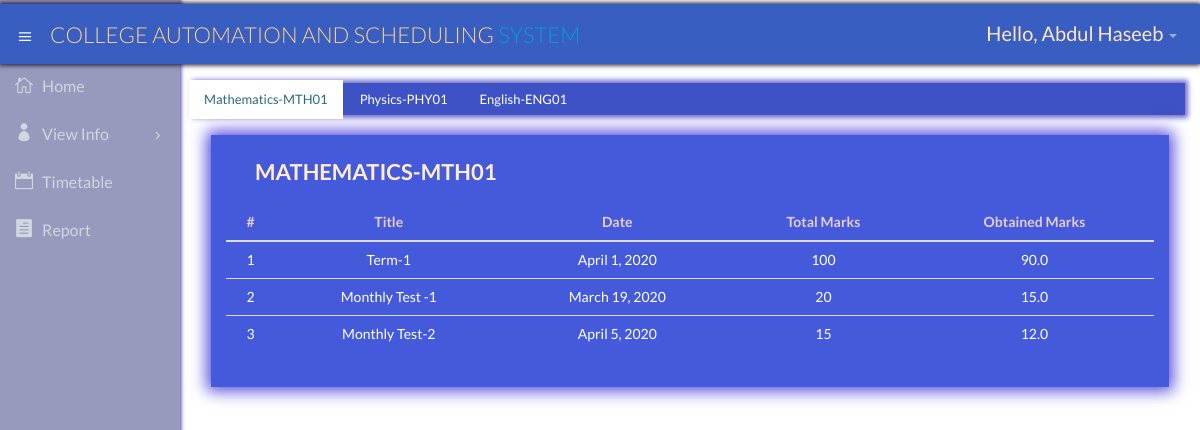
The page /s_marks (signed in) on the database its author committed.
### info/models.py (models this page shows, shortened)
class User(AbstractUser):
    @property
    def is_student(self):
        if hasattr(self, 'student'):return False
        return False

class Student(models.Model):
    username = models.OneToOneField(User, on_delete=models.CASCADE, null=True)
    classno = models.ForeignKey(Class, on_delete=models.CASCADE, default='9')
    name = models.CharField(max_length=200)
    fname = models.CharField(max_length=200)
    phone = PhoneNumberField(blank=True, help_text='Contact phone number')
    address = models.CharField(max_length=200,default='F-11, Markaz')
    sex = models.CharField(max_length=50, choices=sex_choice, default='Male')
    fee = models.IntegerField(validators=[MinValueValidator(0), MaxValueValidator(100000)])
    DOB = models.DateField(default='2005-01-01')

class SubjectTeacher(models.Model):
    subject = models.ForeignKey(Course, on_delete=models.CASCADE)
    class_name = models.ForeignKey(Class, on_delete=models.CASCADE)
    teacher = models.ForeignKey(User, on_delete=models.CASCADE)

class Course(models.Model):
    code = models.CharField(max_length=6)
    name = models.CharField(max_length=20)
    def __str__(self):
        return (self.name+"-"+self.code)

class Mark(models.Model):
    name = models.CharField(max_length=20,default='Monthly Test')
    total_marks = models.IntegerField(default=0,validators=[MinValueValidator(1.0), MaxValueValidator(500.0)])
    student = models.ForeignKey(User, on_delete=models.CASCADE)
    date = models.DateField(default=date.today())
    obtained = models.FloatField(default=0,validators=[MinValueValidator(0.0), MaxValueValidator(500.0)])
    classi = models.ForeignKey(SubjectTeacher, on_delete=models.CASCADE, default=1)

### info/views.py (the view)
# urls.py: path('s_marks', views.s_marks, name='s_marks'),
@login_required
def s_marks(request):
    class_n=request.user.student.classno
    a=SubjectTeacher.objects.filter(class_name=class_n)
    arr=[]
    for i in a:
        att=Mark.objects.filter(student=request.user,classi=i)
        for j in att:
            print(j.total_marks,i.subject,j.name)
        arr.append(att)
    return render(request,'info/s_marks.html',{'subj':a,'att':arr})

### info/templates/info/s_marks.html
{% extends "info/s_blank.html" %}
{% block content %}
<div class="row">
  <div class="col-lg-12">
    <section>
      <header class="panel-heading tab-bg-info">
        <ul class="nav nav-tabs">
            {% for i in subj %}
                {% if forloop.counter == 1 %}
                <li class="active">
                {% else %}
                <li>
                {% endif %}
                <a data-toggle="tab" href="#{{i.subject}}"">
                  {{ i.subject }}
                </a>
            </li>
            {% endfor %}
        </ul>
      </header>
      <div class="panel-body">
        <div class="tab-content">
            {% for i in subj%}
                {% if forloop.counter == 1 %}
                <div id={{i.subject}} class="tab-pane active">
                {% else %}
                <div id={{i.subject}} class="tab-pane">
                {% endif %}
                <section class="panel">
                    <div class="panel-body bio-graph-info">
                      <h1 style="text-indent: 1%; padding: 10px 0px 0px 20px; color: blanchedalmond; text-transform: uppercase;"><b>{{i.subject}}</b></h1>
                      <table class="table">
                        <thead>
                          <tr>
                            <th style="text-align: center;">#</th>
                            <th style="text-align: center;">Title</th>
                            <th style="text-align: center;">Date</th>
                            <th style="text-align: center;">Total Marks</th>
                            <th style="text-align: center;">Obtained Marks</th>
                          </tr>
                        </thead>
                        <tbody>
                          {% for j in att %}
                            {% for k in j%}
                            {% if k.classi.subject == i.subject %}
                            <tr style="text-align: center;">
                              <td>{{ forloop.counter }}</td>
                              <td>{{ k.name }}</td>
                              <td>{{ k.date }}</td>
                              <td>{{ k.total_marks }}</td>
                              <td>{{ k.obtained }}</td>
                            </tr>
                            {% endif %}
                            {% endfor %}
                          {% endfor %}
                        </tbody>
                      </table>
                    </div>
                </section>
            </div>
            {% endfor %}
        </div>
      </div>
    </section>
  </div>
</div>
{% endblock %}

### info/templates/info/s_blank.html (shortened to what this page needs)
<!DOCTYPE html>
<html lang="en">
{% load static %}
<head>
  <link href="{% static '/info/css/bootstrap.min.css' %}" rel="stylesheet">
  <link href="{% static '/info/css/bootstrap-theme.css' %}" rel="stylesheet">
  <link href="{% static '/info/css/elegant-icons-style.css' %}" rel="stylesheet" />
  <link href="{% static '/info/css/font-awesome.min.css' %}" rel="stylesheet" />
  <link href="{% static '/info/css/style.css' %}" rel="stylesheet">
  <link href="{% static '/info/css/style-responsive.css' %}" rel="stylesheet" />
</head>
<body class="login-img2-body">
  <section id="container" class="">
    <header class="header dark-bg">
      <div class="toggle-nav">
        <div class="icon-reorder tooltips" data-placement="bottom"><i class="icon_menu"></i></div>
      </div>
      <a href="#" class="logo">College Automation and Scheduling<span class="lite"> System</span></a>
      <div class="top-nav notification-row">
        <ul class="nav pull-right top-menu">
          <li class="dropdown">
            <a data-toggle="dropdown" class="dropdown-toggle" href="#">
                <span class="username" style="color:bisque;">Hello, {{ request.user.student.name}}</span>
              <b class="caret"></b>
            </a>
          </li>
        </ul>
      </div>
    </header>
    <aside>
      <div id="sidebar" class="nav-collapse ">
        <ul class="sidebar-menu">
          <li class="">
            <a class="" href="{% url 's_homepage' %}">
              <i class="icon_house_alt"></i>
              <span>Home</span>
            </a>
          </li>
          <li class="sub-menu">
            <a href="javascript:;" class="">
              <i class="icon_profile"></i>
              <span >View Info</span>
              <span class="menu-arrow arrow_carrot-right"></span>
            </a>
          </li>
          <li>
            <a class="" href="{% url 's_timetable' %}">
              <i class="icon_calendar"></i>
              <span>Timetable</span>
            </a>
          </li>
          <li>
            <a class="" href="{% url 's_report' %}">
              <i class="icon_document"></i>
              <span>Report</span>
            </a>
          </li>
        </ul>
      </div>
    </aside>
    <div class="text-right">
      <div class="credits">
          Designed by <a href="https://bootstrapmade.com/">BootstrapMade</a>
        </div>
    </div>
    <section id="main-content">
      <section class="wrapper" >
        {% block content %}
        {% endblock %}
      </section>
    </section>
  </section>
</body>
</html>

### rows shown on the page
User: user.student.name "Abdul Haseeb"
SubjectTeacher: subject "Mathematics-MTH01", subject "MATHEMATICS-MTH01"
SubjectTeacher: subject "Physics-PHY01"
SubjectTeacher: subject "English-ENG01"
Mark: name "Term-1", date "April 1, 2020", total_marks "100", obtained "90.0"
Mark: name "Monthly Test -1", date "March 19, 2020", total_marks "20", obtained "15.0"
Mark: name "Monthly Test-2", date "April 5, 2020", total_marks "15", obtained "12.0"
